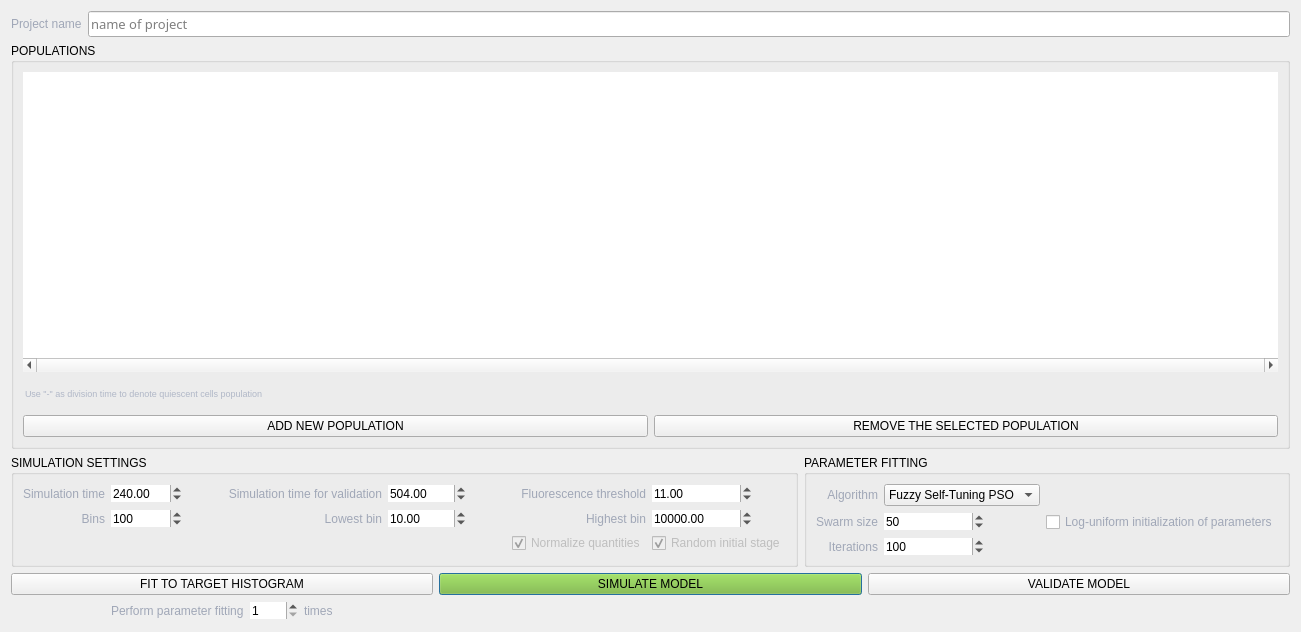
      <widget class="QWidget" name="settings" native="true">
       <property name="sizePolicy">
        <sizepolicy hsizetype="Preferred" vsizetype="Preferred">
         <horstretch>0</horstretch>
         <verstretch>2</verstretch>
        </sizepolicy>
       </property>
       <property name="styleSheet">
        <string notr="true"/>
       </property>
       <layout class="QVBoxLayout" name="verticalLayout_2">
        <item>
         <layout class="QHBoxLayout" name="horizontalLayout_8">
          <item>
           <widget class="QLabel" name="label_6">
            <property name="styleSheet">
             <string notr="true">color: #A0A7B7;</string>
            </property>
            <property name="text">
             <string>Project name</string>
            </property>
           </widget>
          </item>
          <item>
           <widget class="QLineEdit" name="projectname">
            <property name="font">
             <font>
              <family>Impact</family>
              <pointsize>10</pointsize>
             </font>
            </property>
            <property name="styleSheet">
             <string notr="true"/>
            </property>
            <property name="text">
             <string/>
            </property>
            <property name="placeholderText">
             <string>name of project</string>
            </property>
           </widget>
          </item>
         </layout>
        </item>
        <item>
         <widget class="QGroupBox" name="populations">
          <property name="sizePolicy">
           <sizepolicy hsizetype="Expanding" vsizetype="Expanding">
            <horstretch>0</horstretch>
            <verstretch>0</verstretch>
           </sizepolicy>
          </property>
          <property name="styleSheet">
           <string notr="true"/>
          </property>
          <property name="title">
           <string>POPULATIONS</string>
          </property>
          <property name="alignment">
           <set>Qt::AlignLeading|Qt::AlignLeft|Qt::AlignTop</set>
          </property>
          <property name="flat">
           <bool>true</bool>
          </property>
          <layout class="QVBoxLayout" name="verticalLayout">
           <item>
            <layout class="QVBoxLayout" name="population_layout">
             <item>
              <widget class="QTableView" name="populations_table">
               <property name="sizePolicy">
                <sizepolicy hsizetype="Preferred" vsizetype="Minimum">
                 <horstretch>0</horstretch>
                 <verstretch>0</verstretch>
                </sizepolicy>
               </property>
               <property name="minimumSize">
                <size>
                 <width>0</width>
                 <height>300</height>
                </size>
               </property>
               <property name="toolTip">
                <string>Double click a field to edit the value</string>
               </property>
               <property name="styleSheet">
                <string notr="true"/>
               </property>
               <property name="frameShape">
                <enum>QFrame::NoFrame</enum>
               </property>
               <property name="frameShadow">
                <enum>QFrame::Plain</enum>
               </property>
               <property name="verticalScrollBarPolicy">
                <enum>Qt::ScrollBarAsNeeded</enum>
               </property>
               <property name="horizontalScrollBarPolicy">
                <enum>Qt::ScrollBarAlwaysOn</enum>
               </property>
               <property name="editTriggers">
                <set>QAbstractItemView::AllEditTriggers</set>
               </property>
               <property name="alternatingRowColors">
                <bool>false</bool>
               </property>
               <property name="selectionMode">
                <enum>QAbstractItemView::SingleSelection</enum>
               </property>
               <property name="selectionBehavior">
                <enum>QAbstractItemView::SelectRows</enum>
               </property>
               <property name="gridStyle">
                <enum>Qt::NoPen</enum>
               </property>
               <attribute name="horizontalHeaderCascadingSectionResizes">
                <bool>true</bool>
               </attribute>
              </widget>
             </item>
             <item>
              <widget class="QLabel" name="label_12">
               <property name="enabled">
                <bool>true</bool>
               </property>
               <property name="font">
                <font>
                 <pointsize>7</pointsize>
                </font>
               </property>
               <property name="styleSheet">
                <string notr="true">color: #B0B7C7; margin: 10px 0px;</string>
               </property>
               <property name="text">
                <string>Use &quot;-&quot; as division time to denote quiescent cells population</string>
               </property>
              </widget>
             </item>
             <item>
              <layout class="QHBoxLayout" name="populationsbuttonslayout">
               <item>
                <widget class="QPushButton" name="addnewpopulation">
                 <property name="sizePolicy">
                  <sizepolicy hsizetype="Minimum" vsizetype="Fixed">
                   <horstretch>0</horstretch>
                   <verstretch>0</verstretch>
                  </sizepolicy>
                 </property>
                 <property name="text">
                  <string>ADD NEW POPULATION</string>
                 </property>
                 <property name="iconSize">
                  <size>
                   <width>16</width>
                   <height>16</height>
                  </size>
                 </property>
                 <property name="flat">
                  <bool>false</bool>
                 </property>
                </widget>
               </item>
               <item>
                <widget class="QPushButton" name="remove_selected_population">
                 <property name="text">
                  <string>REMOVE THE SELECTED POPULATION</string>
                 </property>
                 <property name="flat">
                  <bool>false</bool>
                 </property>
                </widget>
               </item>
              </layout>
             </item>
            </layout>
           </item>
          </layout>
         </widget>
        </item>
        <item>
         <layout class="QHBoxLayout" name="horizontalLayout_3">
          <item>
           <widget class="QGroupBox" name="simulationsettings">
            <property name="enabled">
             <bool>true</bool>
            </property>
            <property name="sizePolicy">
             <sizepolicy hsizetype="Preferred" vsizetype="Minimum">
              <horstretch>0</horstretch>
              <verstretch>0</verstretch>
             </sizepolicy>
            </property>
            <property name="title">
             <string>SIMULATION SETTINGS</string>
            </property>
            <property name="flat">
             <bool>true</bool>
            </property>
            <layout class="QGridLayout" name="gridLayout_5">
             <item row="2" column="0">
              <layout class="QHBoxLayout" name="horizontalLayout_7"/>
             </item>
             <item row="1" column="0">
              <layout class="QHBoxLayout" name="horizontalLayout_9">
               <item>
                <widget class="QLabel" name="label_8">
                 <property name="sizePolicy">
                  <sizepolicy hsizetype="Preferred" vsizetype="Preferred">
                   <horstretch>0</horstretch>
                   <verstretch>0</verstretch>
                  </sizepolicy>
                 </property>
                 <property name="maximumSize">
                  <size>
                   <width>500</width>
                   <height>16777215</height>
                  </size>
                 </property>
                 <property name="styleSheet">
                  <string notr="true">color: #A0A7B7;</string>
                 </property>
                 <property name="text">
                  <string>Bins</string>
                 </property>
                 <property name="alignment">
                  <set>Qt::AlignRight|Qt::AlignTrailing|Qt::AlignVCenter</set>
                 </property>
                </widget>
               </item>
              </layout>
             </item>
             <item row="0" column="0">
              <layout class="QHBoxLayout" name="horizontalLayout_6">
               <item>
                <widget class="QLabel" name="label_2">
                 <property name="sizePolicy">
                  <sizepolicy hsizetype="Preferred" vsizetype="Preferred">
                   <horstretch>0</horstretch>
                   <verstretch>0</verstretch>
                  </sizepolicy>
                 </property>
                 <property name="maximumSize">
                  <size>
                   <width>500</width>
                   <height>16777215</height>
                  </size>
                 </property>
                 <property name="styleSheet">
                  <string notr="true">color: #A0A7B7;</string>
                 </property>
                 <property name="text">
                  <string>Simulation time</string>
                 </property>
                 <property name="alignment">
                  <set>Qt::AlignRight|Qt::AlignTrailing|Qt::AlignVCenter</set>
                 </property>
                </widget>
               </item>
              </layout>
             </item>
             <item row="0" column="3">
              <widget class="QLabel" name="label_11">
               <property name="styleSheet">
                <string notr="true">color: #A0A7B7;</string>
               </property>
               <property name="text">
                <string>Simulation time for validation</string>
               </property>
               <property name="alignment">
                <set>Qt::AlignRight|Qt::AlignTrailing|Qt::AlignVCenter</set>
               </property>
              </widget>
             </item>
             <item row="1" column="1">
              <widget class="QSpinBox" name="bins">
               <property name="sizePolicy">
                <sizepolicy hsizetype="Fixed" vsizetype="Fixed">
                 <horstretch>0</horstretch>
                 <verstretch>0</verstretch>
                </sizepolicy>
               </property>
               <property name="maximumSize">
                <size>
                 <width>100</width>
                 <height>16777215</height>
                </size>
               </property>
               <property name="frame">
                <bool>false</bool>
               </property>
               <property name="minimum">
                <number>10</number>
               </property>
               <property name="maximum">
                <number>10000</number>
               </property>
               <property name="value">
                <number>100</number>
               </property>
              </widget>
             </item>
             <item row="0" column="1">
              <widget class="QDoubleSpinBox" name="simulationtime">
               <property name="sizePolicy">
                <sizepolicy hsizetype="Fixed" vsizetype="Fixed">
                 <horstretch>0</horstretch>
                 <verstretch>0</verstretch>
                </sizepolicy>
               </property>
               <property name="maximumSize">
                <size>
                 <width>100</width>
                 <height>16777215</height>
                </size>
               </property>
               <property name="locale">
                <locale language="English" country="UnitedKingdom"/>
               </property>
               <property name="frame">
                <bool>false</bool>
               </property>
               <property name="maximum">
                <double>10000.000000000000000</double>
               </property>
               <property name="value">
                <double>240.000000000000000</double>
               </property>
              </widget>
             </item>
             <item row="0" column="4">
              <widget class="QDoubleSpinBox" name="validationtime">
               <property name="sizePolicy">
                <sizepolicy hsizetype="Fixed" vsizetype="Fixed">
                 <horstretch>0</horstretch>
                 <verstretch>0</verstretch>
                </sizepolicy>
               </property>
               <property name="maximumSize">
                <size>
                 <width>100</width>
                 <height>16777215</height>
                </size>
               </property>
               <property name="locale">
                <locale language="English" country="UnitedKingdom"/>
               </property>
               <property name="frame">
                <bool>false</bool>
               </property>
               <property name="maximum">
                <double>100000.000000000000000</double>
               </property>
               <property name="singleStep">
                <double>1.000000000000000</double>
               </property>
               <property name="value">
                <double>504.000000000000000</double>
               </property>
              </widget>
             </item>
             <item row="0" column="6">
              <widget class="QLabel" name="label_3">
               <property name="sizePolicy">
                <sizepolicy hsizetype="Preferred" vsizetype="Preferred">
                 <horstretch>0</horstretch>
                 <verstretch>0</verstretch>
                </sizepolicy>
               </property>
               <property name="maximumSize">
                <size>
                 <width>500</width>
                 <height>16777215</height>
                </size>
               </property>
               <property name="styleSheet">
                <string notr="true">color: #A0A7B7;</string>
               </property>
               <property name="text">
                <string>Fluorescence threshold</string>
               </property>
               <property name="alignment">
                <set>Qt::AlignRight|Qt::AlignTrailing|Qt::AlignVCenter</set>
               </property>
              </widget>
             </item>
             <item row="2" column="6">
              <widget class="QCheckBox" name="normtotarget">
               <property name="enabled">
                <bool>false</bool>
               </property>
               <property name="maximumSize">
                <size>
                 <width>200</width>
                 <height>16777215</height>
                </size>
               </property>
               <property name="text">
                <string>Normalize quantities</string>
               </property>
               <property name="checked">
                <bool>true</bool>
               </property>
              </widget>
             </item>
             <item row="2" column="7">
              <widget class="QCheckBox" name="asyncr">
               <property name="enabled">
                <bool>false</bool>
               </property>
               <property name="sizePolicy">
                <sizepolicy hsizetype="Fixed" vsizetype="Fixed">
                 <horstretch>0</horstretch>
                 <verstretch>0</verstretch>
                </sizepolicy>
               </property>
               <property name="maximumSize">
                <size>
                 <width>200</width>
                 <height>16777215</height>
                </size>
               </property>
               <property name="text">
                <string>Random initial stage</string>
               </property>
               <property name="checkable">
                <bool>true</bool>
               </property>
               <property name="checked">
                <bool>true</bool>
               </property>
              </widget>
             </item>
             <item row="0" column="7">
              <widget class="QDoubleSpinBox" name="fluorescencethreshold">
               <property name="sizePolicy">
                <sizepolicy hsizetype="Fixed" vsizetype="Fixed">
                 <horstretch>0</horstretch>
                 <verstretch>0</verstretch>
                </sizepolicy>
               </property>
               <property name="maximumSize">
                <size>
                 <width>100</width>
                 <height>16777215</height>
                </size>
               </property>
               <property name="locale">
                <locale language="English" country="UnitedKingdom"/>
               </property>
               <property name="frame">
                <bool>false</bool>
               </property>
               <property name="maximum">
                <double>100000.000000000000000</double>
               </property>
               <property name="singleStep">
                <double>1.000000000000000</double>
               </property>
               <property name="value">
                <double>11.000000000000000</double>
               </property>
              </widget>
             </item>
             <item row="1" column="4">
              <widget class="QDoubleSpinBox" name="lowerbin">
               <property name="sizePolicy">
                <sizepolicy hsizetype="Fixed" vsizetype="Fixed">
                 <horstretch>0</horstretch>
                 <verstretch>0</verstretch>
                </sizepolicy>
               </property>
               <property name="maximumSize">
                <size>
                 <width>100</width>
                 <height>16777215</height>
                </size>
               </property>
               <property name="locale">
                <locale language="English" country="UnitedKingdom"/>
               </property>
               <property name="frame">
                <bool>false</bool>
               </property>
               <property name="maximum">
                <double>10000000000.000000000000000</double>
               </property>
               <property name="value">
                <double>10.000000000000000</double>
               </property>
              </widget>
             </item>
             <item row="1" column="3">
              <widget class="QLabel" name="label_9">
               <property name="styleSheet">
                <string notr="true">color: #A0A7B7;</string>
               </property>
               <property name="text">
                <string>Lowest bin</string>
               </property>
               <property name="alignment">
                <set>Qt::AlignRight|Qt::AlignTrailing|Qt::AlignVCenter</set>
               </property>
              </widget>
             </item>
             <item row="1" column="6">
              <widget class="QLabel" name="label_10">
               <property name="styleSheet">
                <string notr="true">color: #A0A7B7;</string>
               </property>
               <property name="text">
                <string>Highest bin</string>
               </property>
               <property name="alignment">
                <set>Qt::AlignRight|Qt::AlignTrailing|Qt::AlignVCenter</set>
               </property>
              </widget>
             </item>
             <item row="0" column="2">
              <spacer name="horizontalSpacer_12">
               <property name="orientation">
                <enum>Qt::Horizontal</enum>
               </property>
               <property name="sizeHint" stdset="0">
                <size>
                 <width>40</width>
                 <height>20</height>
                </size>
               </property>
              </spacer>
             </item>
             <item row="1" column="7">
              <widget class="QDoubleSpinBox" name="higherbin">
               <property name="sizePolicy">
                <sizepolicy hsizetype="Fixed" vsizetype="Fixed">
                 <horstretch>0</horstretch>
                 <verstretch>0</verstretch>
                </sizepolicy>
               </property>
               <property name="maximumSize">
                <size>
                 <width>100</width>
                 <height>16777215</height>
                </size>
               </property>
               <property name="locale">
                <locale language="English" country="UnitedKingdom"/>
               </property>
               <property name="frame">
                <bool>false</bool>
               </property>
               <property name="maximum">
                <double>10000000000.000000000000000</double>
               </property>
               <property name="value">
                <double>10000.000000000000000</double>
               </property>
              </widget>
             </item>
             <item row="0" column="5">
              <spacer name="horizontalSpacer_13">
               <property name="orientation">
                <enum>Qt::Horizontal</enum>
               </property>
               <property name="sizeHint" stdset="0">
                <size>
                 <width>40</width>
                 <height>20</height>
                </size>
               </property>
              </spacer>
             </item>
            </layout>
           </widget>
          </item>
          <item>
           <widget class="QGroupBox" name="optimizationsettings">
            <property name="sizePolicy">
             <sizepolicy hsizetype="Preferred" vsizetype="Minimum">
              <horstretch>0</horstretch>
              <verstretch>0</verstretch>
             </sizepolicy>
            </property>
            <property name="title">
             <string>PARAMETER FITTING</string>
            </property>
            <property name="alignment">
             <set>Qt::AlignLeading|Qt::AlignLeft|Qt::AlignTop</set>
            </property>
            <property name="flat">
             <bool>true</bool>
            </property>
            <layout class="QGridLayout" name="gridLayout_6">
             <item row="2" column="0">
              <widget class="QLabel" name="label_4">
               <property name="styleSheet">
                <string notr="true">color: #A0A7B7;</string>
               </property>
               <property name="text">
                <string>Iterations</string>
               </property>
               <property name="alignment">
                <set>Qt::AlignRight|Qt::AlignTrailing|Qt::AlignVCenter</set>
               </property>
              </widget>
             </item>
             <item row="2" column="1">
              <widget class="QSpinBox" name="iterations">
               <property name="sizePolicy">
                <sizepolicy hsizetype="Fixed" vsizetype="Fixed">
                 <horstretch>0</horstretch>
                 <verstretch>0</verstretch>
                </sizepolicy>
               </property>
               <property name="maximumSize">
                <size>
                 <width>100</width>
                 <height>16777215</height>
                </size>
               </property>
               <property name="frame">
                <bool>false</bool>
               </property>
               <property name="minimum">
                <number>1</number>
               </property>
               <property name="maximum">
                <number>100000</number>
               </property>
               <property name="value">
                <number>100</number>
               </property>
              </widget>
             </item>
             <item row="5" column="1">
              <layout class="QVBoxLayout" name="verticalLayout_3"/>
             </item>
             <item row="0" column="0">
              <widget class="QLabel" name="label_5">
               <property name="styleSheet">
                <string notr="true">color: #A0A7B7;</string>
               </property>
               <property name="text">
                <string>Algorithm</string>
               </property>
               <property name="alignment">
                <set>Qt::AlignRight|Qt::AlignTrailing|Qt::AlignVCenter</set>
               </property>
              </widget>
             </item>
             <item row="0" column="1">
              <widget class="QComboBox" name="comboBox">
               <property name="enabled">
                <bool>true</bool>
               </property>
               <property name="sizePolicy">
                <sizepolicy hsizetype="Fixed" vsizetype="Fixed">
                 <horstretch>0</horstretch>
                 <verstretch>0</verstretch>
                </sizepolicy>
               </property>
               <property name="maximumSize">
                <size>
                 <width>350</width>
                 <height>16777215</height>
                </size>
               </property>
               <property name="frame">
                <bool>true</bool>
               </property>
               <item>
                <property name="text">
                 <string>Fuzzy Self-Tuning PSO</string>
                </property>
               </item>
              </widget>
             </item>
             <item row="1" column="0">
              <widget class="QLabel" name="label">
               <property name="sizePolicy">
                <sizepolicy hsizetype="Fixed" vsizetype="Preferred">
                 <horstretch>0</horstretch>
                 <verstretch>0</verstretch>
                </sizepolicy>
               </property>
               <property name="styleSheet">
                <string notr="true">color: #A0A7B7;</string>
               </property>
               <property name="text">
                <string>Swarm size</string>
               </property>
               <property name="alignment">
                <set>Qt::AlignRight|Qt::AlignTrailing|Qt::AlignVCenter</set>
               </property>
              </widget>
             </item>
             <item row="1" column="1">
              <widget class="QSpinBox" name="swarmsize">
               <property name="sizePolicy">
                <sizepolicy hsizetype="Fixed" vsizetype="Fixed">
                 <horstretch>0</horstretch>
                 <verstretch>0</verstretch>
                </sizepolicy>
               </property>
               <property name="maximumSize">
                <size>
                 <width>100</width>
                 <height>16777215</height>
                </size>
               </property>
               <property name="frame">
                <bool>false</bool>
               </property>
               <property name="maximum">
                <number>1000</number>
               </property>
               <property name="value">
                <number>50</number>
               </property>
              </widget>
             </item>
             <item row="0" column="2">
              <spacer name="horizontalSpacer">
               <property name="orientation">
                <enum>Qt::Horizontal</enum>
               </property>
               <property name="sizeHint" stdset="0">
                <size>
                 <width>40</width>
                 <height>20</height>
                </size>
               </property>
              </spacer>
             </item>
             <item row="1" column="2">
              <widget class="QCheckBox" name="logarithmic">
               <property name="enabled">
                <bool>true</bool>
               </property>
               <property name="styleSheet">
                <string notr="true">color: #A0A7B7;</string>
               </property>
               <property name="text">
                <string>Log-uniform initialization of parameters</string>
               </property>
              </widget>
             </item>
            </layout>
           </widget>
          </item>
         </layout>
        </item>
        <item>
         <layout class="QGridLayout" name="GL5">
          <item row="1" column="1">
           <spacer name="horizontalSpacer_10">
            <property name="orientation">
             <enum>Qt::Horizontal</enum>
            </property>
            <property name="sizeHint" stdset="0">
             <size>
              <width>40</width>
              <height>20</height>
             </size>
            </property>
           </spacer>
          </item>
          <item row="1" column="0">
           <layout class="QHBoxLayout" name="HL5">
            <item>
             <spacer name="horizontalSpacer_8">
              <property name="orientation">
               <enum>Qt::Horizontal</enum>
              </property>
              <property name="sizeHint" stdset="0">
               <size>
                <width>40</width>
                <height>20</height>
               </size>
              </property>
             </spacer>
            </item>
            <item>
             <widget class="QLabel" name="label_16">
              <property name="styleSheet">
               <string notr="true">color: #A0A7B7;</string>
              </property>
              <property name="text">
               <string>Perform parameter fitting</string>
              </property>
             </widget>
            </item>
            <item>
             <widget class="QSpinBox" name="repetitions">
              <property name="enabled">
               <bool>true</bool>
              </property>
              <property name="sizePolicy">
               <sizepolicy hsizetype="Minimum" vsizetype="Maximum">
                <horstretch>0</horstretch>
                <verstretch>0</verstretch>
               </sizepolicy>
              </property>
              <property name="frame">
               <bool>false</bool>
              </property>
              <property name="minimum">
               <number>1</number>
              </property>
              <property name="maximum">
               <number>1000</number>
              </property>
              <property name="value">
               <number>1</number>
              </property>
             </widget>
            </item>
            <item>
             <widget class="QLabel" name="label_14">
              <property name="sizePolicy">
               <sizepolicy hsizetype="Preferred" vsizetype="Maximum">
                <horstretch>0</horstretch>
                <verstretch>0</verstretch>
               </sizepolicy>
              </property>
              <property name="styleSheet">
               <string notr="true">color: #A0A7B7;</string>
              </property>
              <property name="text">
               <string>times</string>
              </property>
             </widget>
            </item>
            <item>
             <spacer name="horizontalSpacer_9">
              <property name="orientation">
               <enum>Qt::Horizontal</enum>
              </property>
              <property name="sizeHint" stdset="0">
               <size>
                <width>40</width>
                <height>20</height>
               </size>
              </property>
             </spacer>
            </item>
           </layout>
          </item>
          <item row="1" column="3">
           <layout class="QVBoxLayout" name="verticalLayout_6">
            <item>
             <layout class="QHBoxLayout" name="horizontalLayout">
              <item>
               <spacer name="horizontalSpacer_11">
                <property name="orientation">
                 <enum>Qt::Horizontal</enum>
                </property>
                <property name="sizeHint" stdset="0">
                 <size>
                  <width>40</width>
                  <height>20</height>
                 </size>
                </property>
               </spacer>
              </item>
             </layout>
            </item>
           </layout>
          </item>
          <item row="0" column="3">
           <widget class="QPushButton" name="runvalidation">
            <property name="text">
             <string>VALIDATE MODEL</string>
            </property>
            <property name="iconSize">
             <size>
              <width>20</width>
              <height>20</height>
             </size>
            </property>
            <property name="flat">
             <bool>false</bool>
            </property>
           </widget>
          </item>
          <item row="0" column="0">
           <widget class="QPushButton" name="launchoptimization">
            <property name="text">
             <string>FIT TO TARGET HISTOGRAM</string>
            </property>
            <property name="flat">
             <bool>false</bool>
            </property>
           </widget>
          </item>
          <item row="0" column="1">
           <widget class="QPushButton" name="launch_simulation">
            <property name="styleSheet">
             <string notr="true">background-color: #7DBB25;</string>
            </property>
            <property name="text">
             <string>SIMULATE MODEL</string>
            </property>
            <property name="default">
             <bool>true</bool>
            </property>
            <property name="flat">
             <bool>false</bool>
            </property>
           </widget>
          </item>
         </layout>
        </item>
       </layout>
      </widget>
